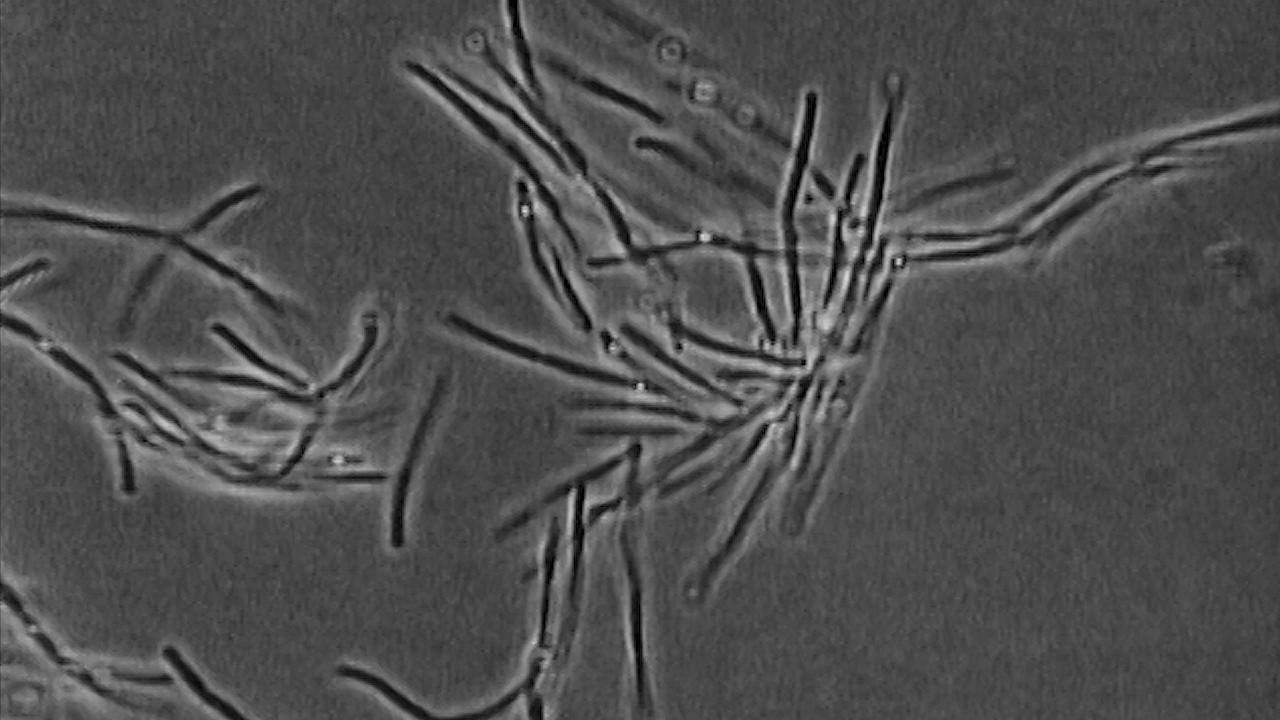
%> input picture Lecciones/Leccion10 20-05-2020/bacteria.jpg, 1280 x 720 px
$ octave ejemplo3.m   (GNU Octave 9; MATLAB toolbox functions it lacks are replaced by stand-ins)
%> lines starting %> are read from the running program, lines starting %| are printed output that depends on the picture
% Ejemplo de convolucion en imagenes
clc; clear;
pkg load image;

%A = imread('baby_yoda.jpg');
A = imread('bacteria.jpg');
%> A is the input picture: size 720x1280 uint8; min 0, max 221, mean 78.3
subplot(1, 2, 1);
imshow(A);
title('Imagen original');

% Crear matriz B
B = [1 1 1; 0 0 0; -1 -1 -1]; % Detectar bordes horizontales
% B = [1 0 -1; 1 0 -1; 1 0 -1]; % Detectar bordes verticales
% B = [-1 -1 -1; -1 8 -1; -1 -1 -1]; % Detectar bordes en general
A = double(A);
%> A: size 720x1280 double
C = conv2(A, B);
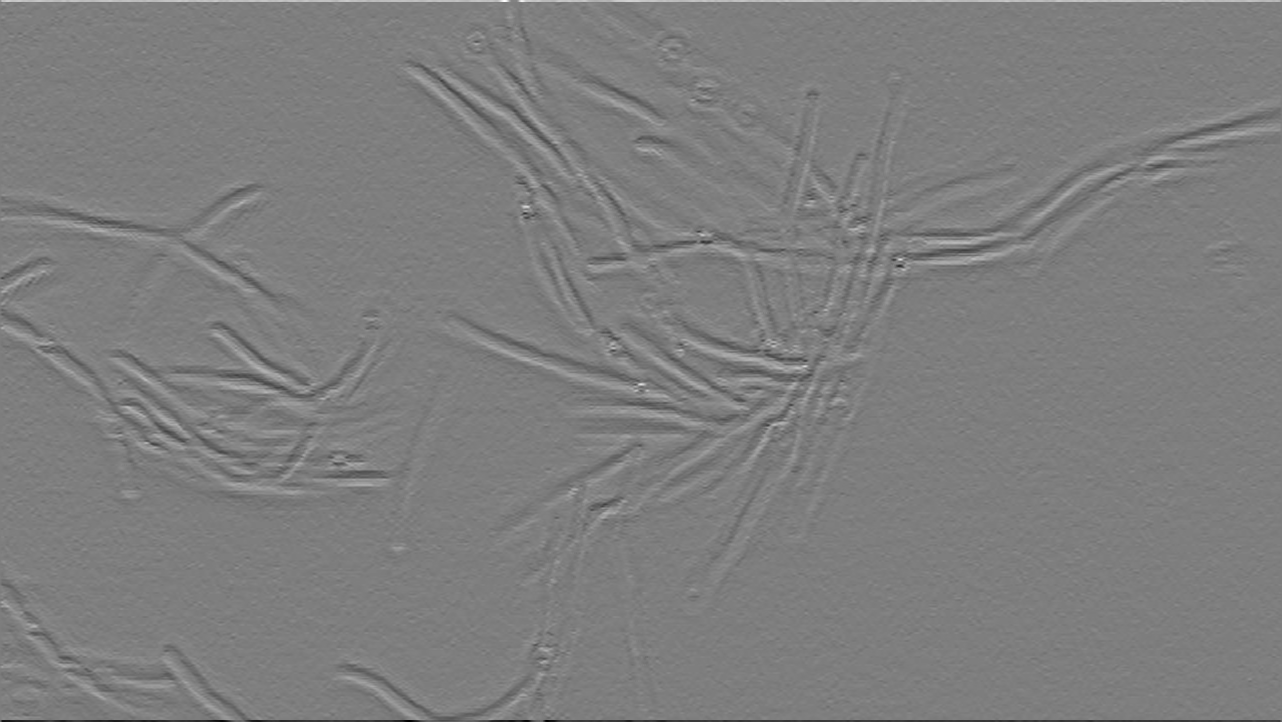
%> C: size 722x1282 double; min -413, max 421, mean 0; drawn with min black and max white
[m, n] = size(A);
%> m = 720; n = 1280
C = uint8(C(2:m+1, 2:n+1));
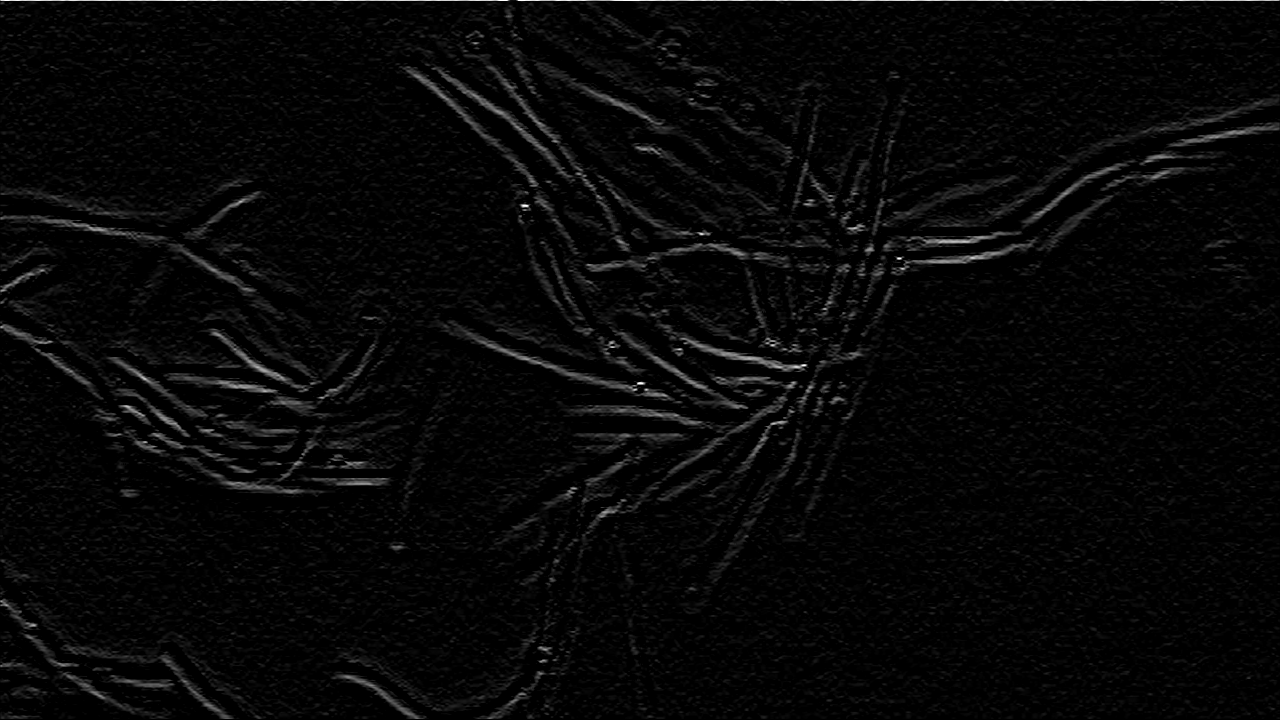
%> C: size 720x1280 uint8; min 0, max 255, mean 7.3
subplot(1, 2, 2);
imshow(C);
title('Imagen con filtro paso alto');
